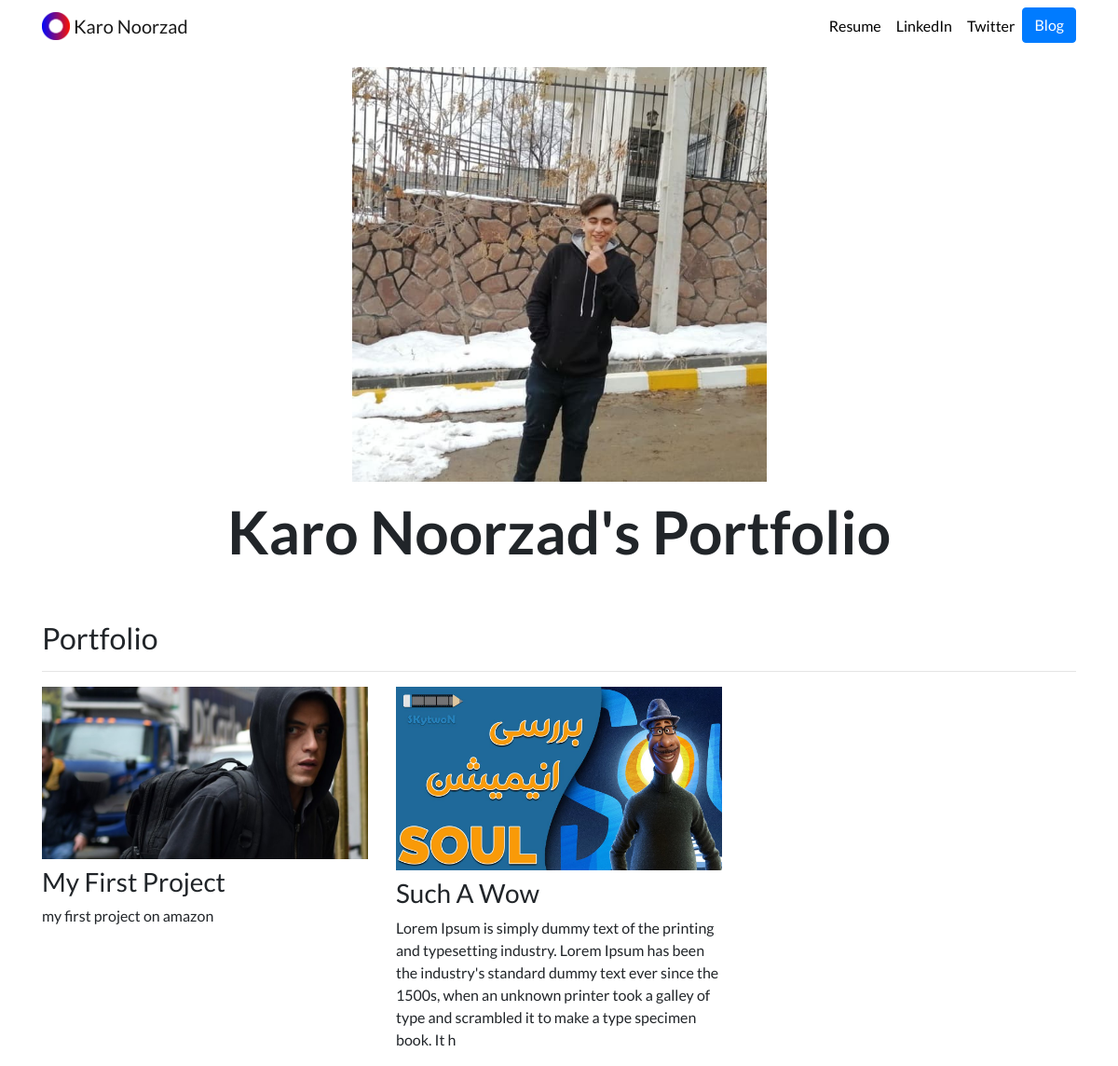
The page / on the database its author committed.
### portfolio/models.py (models this page shows, shortened)
class Project(models.Model):
    title = models.CharField(max_length=100)
    description = models.CharField(max_length=250)
    image = models.ImageField(upload_to='portfolio/images/')
    url = models.URLField(blank=True)

### portfolio/views.py (the view)
# urls.py: 2. Add a URL to urlpatterns:  path('', views.home, name='home')
def home(request):
    projects = Project.objects.all()
    return render(request, 'portfolio/home.html', {'projects': projects})

### portfolio/templates/portfolio/home.html
{% extends "portfolio/base.html" %}
{% load static %}
{% block content %}
<div class="row justify-content-center my-3">
  <div class="col-5">
    <img src="{% static 'portfolio/myself.jpg' %}" class="img-fluid">
  </div>
</div>
<div class="row justify-content-center mb-3">
  <div class="col-md-9 text-center">
    <h1 id="hometext" class="font-weight-bold">Karo Noorzad's Portfolio</h1>
  </div>
</div>
<h2 class="mt-5">Portfolio</h2>
<hr>
<div class="row">
  {% for project in projects %}
  <div class="col-lg-4 col-md-6">
    {% if project.url %}
    <a href="{{ project.url }}">
      <img src="{{ project.image.url }}" class="img-fluid mb-2">
    </a>
    {% else %}
    <img src="{{ project.image.url }}" class="img-fluid mb-2">
    {% endif %}
    <h3>{{ project.title }}</h3>
    <p>{{ project.description }}</p>
  </div>
  {% endfor %}
</div>
{% endblock %}

### portfolio/templates/portfolio/base.html (shortened to what this page needs)
{% load static %}
<!doctype html>
<html lang="en">
<head>
  <link rel="stylesheet" href="https://stackpath.bootstrapcdn.com/bootstrap/4.4.1/css/bootstrap.min.css">
  <link rel="stylesheet" href="{% static "portfolio/custom.css" %}">
</head>
<body>
  <nav id="topNav" class="navbar navbar-expand-md navbar-light">
    <div class="container">
      <a class="navbar-brand" href="{% url 'home' %}">
        <img src="{% static "portfolio/Logo.png" %}" width="30" height="30" class="d-inline-block align-top" alt="Nick's Logo">
        <span>Karo Noorzad</span>
      </a>
      <div class="collapse navbar-collapse text-center" id="navbarNav">
        <ul class="navbar-nav ml-auto">
          <li class="nav-item">
            <a class="nav-link" href="{% static "portfolio/profile.pdf" %}">Resume</a>
          </li>
          <li class="nav-item">
            <a class="nav-link" href="https://www.linkedin.com/in/karo-noorzad-407a24128/" target="_blank">LinkedIn</a>
          </li>
          <li class="nav-item">
            <a class="nav-link" href="https://twitter.com/im_karo" target="_blank">Twitter</a>
          </li>
          <li>
            <a role="button" href="{% url 'blog:all_blogs' %}" class="btn btn-primary">Blog</a>
          </li>
        </ul>
      </div>
    </div>
  </nav>
  <div class="container">
    {% block content %}{% endblock %}
  </div>
</body>
</html>

### portfolio/static/portfolio/custom.css (style rules this page uses)
.navbar-nav .nav-link { color: rgba(0,0,0,1) !important; }
body { font-family: 'Lato', sans-serif; }
@media (min-width: 992px) { #hometext { font-size: 4rem; } }

### rows shown on the page
Project: image (picture), title "My First Project", description "my first project on amazon"
Project: image (placeholder picture), title "Such A Wow", description "Lorem Ipsum is simply dummy text of the printing and typesetting industry. Lorem Ipsum has been the industry's standard dummy text ever since the 1500s, when an unknown printer took a galley of type and scrambled it to make a type specimen book. It h"
